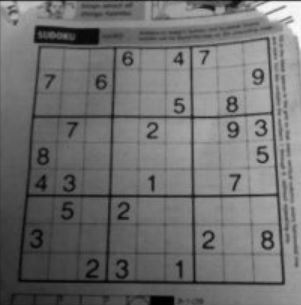
#> input picture resim-text-okuma/sudoku.JPG, 301 x 305 px, found by its file name
$ python resim-text-okuma.py
#> lines starting #> are read from the running program, lines starting #| are printed output that depends on the picture; after the words box and inside, x2 and y2 are one past the last pixel; in counts of white or black regions, pixels touching at a corner belong together
from matplotlib import pyplot as plt
import numpy as np
import cv2
from PIL import Image
import pytesseract as pyt

pyt.pytesseract.tesseract_cmd="C:\\Program Files (x86)\\Tesseract-OCR\\tesseract.exe"


def metin_oku(img_yolu):
#> called with img_yolu = 'sudoku.jpg'
    img=cv2.imread(img_yolu)
#> img is the input picture: shape (305, 301, 3); min 0, max 253, mean 111.1
    img=cv2.cvtColor(img,cv2.COLOR_BGR2GRAY)
#> img: shape (305, 301)

    kernel=np.ones((1,1),np.uint8)
    img=cv2.erode(img,kernel,iterations=1)
    img = cv2.dilate(img, kernel, iterations=1)
    img=cv2.adaptiveThreshold(img,255,cv2.ADAPTIVE_THRESH_GAUSSIAN_C,cv2.THRESH_BINARY,43,3)
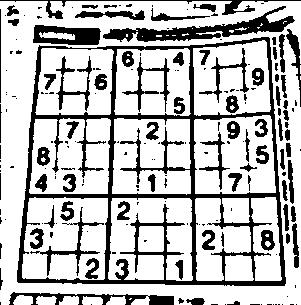
#> img: shape (305, 301); 74% white; 184 black regions (108 under 20 px), largest, box (x1, y1, x2, y2) and area: (17, 37, 286, 286) 10054, (103, 6, 295, 42) 2058, (33, 25, 101, 45) 941
    cv2.imwrite('gurultusuz.jpg',img)

#> (the run stopped early here; a loop or call above may not have finished)
